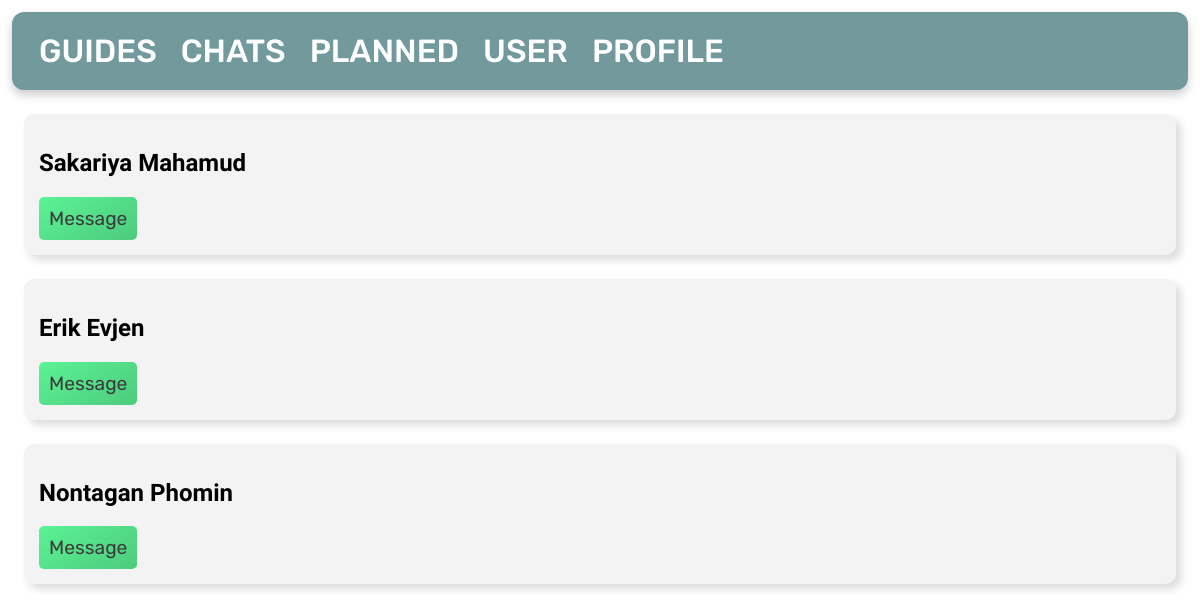
Page /chat/ on the committed database.
### tables this page shows
CREATE TABLE chat
(
    id    INTEGER PRIMARY KEY AUTOINCREMENT,
    user1 INTEGER NOT NULL,
    user2 INTEGER NOT NULL,
    FOREIGN KEY (user1) REFERENCES user (id),
    FOREIGN KEY (user2) REFERENCES user (id)
);

CREATE TABLE user
(
    id        INTEGER PRIMARY KEY AUTOINCREMENT,
    firstname TEXT NOT NULL,
    lastname  TEXT NOT NULL,
    age       INTEGER,
    country   TEXT
);

### app.py (the view)
@app.route('/chat/')
def chat():
    global user_id
    db = get_db_connection()
    chat = db.execute(
        'SELECT * FROM chat, user WHERE CASE WHEN ? = user1 THEN user.id = user2 WHEN ? = user2 THEN user.id = user1 END ORDER BY chat.id DESC',
        (user_id, user_id,)).fetchall()
    db.close()
    return render_template('chat.html', chat=chat)

### app.py (called while the page is built)
def get_db_connection():
    db = sqlite3.connect('database.db')
    db.row_factory = sqlite3.Row
    return db

### templates/chat.html
{% extends 'base.html' %}
{% block content %}
    {% for chat in chat %}
        <div class='post'>
            <h2>{{ chat['firstname'] }} {{ chat['lastname'] }}</h2>
            <a href="{{ url_for('message', id=chat['id']) }}">Message</a>
        </div>
    {% endfor %}
{% endblock %}

### templates/base.html (style rules this page uses)
.post { padding: 15px; margin: 2vw; background-color: #f3f3f3; border-radius: 10px; box-shadow: 5px 5px 9px #dbdbdb, -5px -5px 9px #ffffff; }
body { margin: 0; padding-bottom: 7rem; }
h1, h2, h3 { font-family: 'Lexend', sans-serif; }
a { font-family: 'Rubik', sans-serif; text-decoration: none; }
body .post a { font-family: 'Rubik', sans-serif; font-size: 1.2em; display: inline-block; border-radius: 5px; padding: 10px; color: #3b3b3b; background: linear-gradient(145deg, #5bf295, #4dcb7d); outline: none; border: none; transition: 300ms; }

### rows in the picture
chat: firstname "Sakariya", lastname "Mahamud"
chat: firstname "Erik", lastname "Evjen"
chat: firstname "Nontagan", lastname "Phomin"
